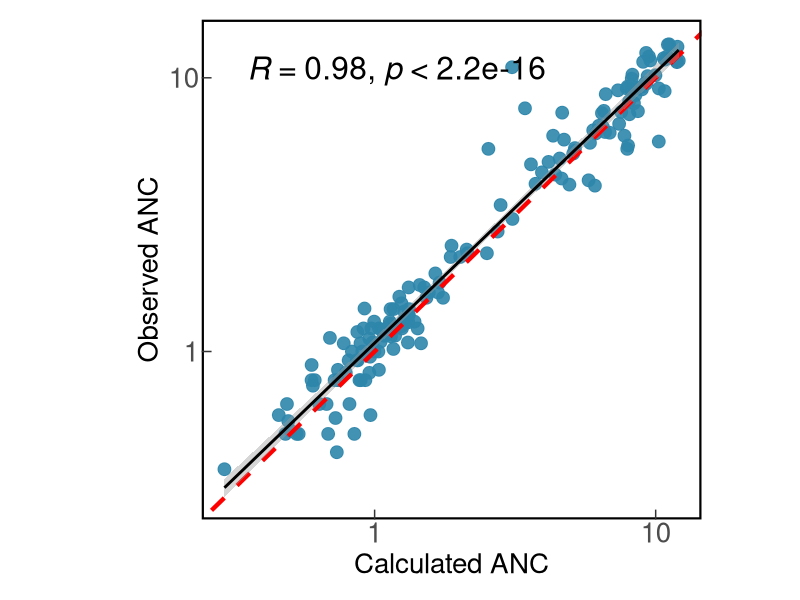

Here is the R script that generated this plot:
# ==============================================================
# main_Figure_S2
# Predicted vs. observed ANC (log-log scale with fixed ticks)
# ==============================================================
# R version : R version 4.5.2 (2025-10-31)
# Required packages:
#   tidyverse 2.0.0
#   ggpubr    (version determined by user environment)
#--------------------------------------------------------------------
# Input : y_obs.csv, y_pred.csv
# Output: Figure/Figure_S2.png (300 dpi)
# ==============================================================
library(tidyverse)
library(ggpubr)

# ----------------------------------------------
# 1. Load raw data (keep NaN for now)
# ----------------------------------------------
# Read CSV, coerce to numeric to avoid parsing errors
true_df <- read.csv("y_obs.csv",  header = FALSE,
                    na.strings = c("NA", "NaN", ""))
pred_df <- read.csv("y_pred.csv", header = FALSE,
                    na.strings = c("NA", "NaN", ""))

true_df <- as.data.frame(lapply(true_df, function(x) as.numeric(as.character(x))))
pred_df <- as.data.frame(lapply(pred_df, function(x) as.numeric(as.character(x))))

# Time points (must match the 6 columns)
times <- c(0, 4, 21, 25, 42, 46)
n_patient <- nrow(true_df)  # number of patients

# ----------------------------------------------
# 2. Flatten to vector form (before dropping NaN)
# ----------------------------------------------
# Rule: expand by "time point -> patient"; both datasets use the same order
true_vec <- as.vector(t(true_df))
pred_vec <- as.vector(t(pred_df))

# Matching patient ID and time point for each entry
patient_vec <- rep(1:n_patient, length(times))
day_vec     <- rep(times, each = n_patient)

# ----------------------------------------------
# 3. Remove indices where the observed value is NaN
# ----------------------------------------------
nan_idx <- which(is.na(true_vec))

true_vec_clean    <- true_vec[-nan_idx]
pred_vec_clean    <- pred_vec[-nan_idx]
patient_vec_clean <- patient_vec[-nan_idx]
day_vec_clean     <- day_vec[-nan_idx]

cat("Total raw points: ",        length(true_vec),        "\n")
cat("NaN points in observed: ",  length(nan_idx),         "\n")
cat("Valid paired points: ",     length(true_vec_clean),  "\n")

# ----------------------------------------------
# 4. Assemble plotting data; drop non-positive values
#    (log scale requires values > 0)
# ----------------------------------------------
df_clean <- data.frame(
  patient    = patient_vec_clean,
  day        = day_vec_clean,
  true_value = true_vec_clean,
  pred_value = pred_vec_clean
) %>%
  filter(true_value > 0, pred_value > 0)

# ----------------------------------------------
# 5. Plot: log-log scale with fixed ticks 0.1 / 1 / 10 / 100
# ----------------------------------------------
p <- ggplot(df_clean, aes(x = pred_value, y = true_value)) +
  geom_point(size = 4, alpha = 0.9, color = "#2E86AB") +
  geom_abline(slope = 1, intercept = 0,
              color = "red", linetype = "dashed", linewidth = 1.5) +
  geom_smooth(method = "lm", color = "black", se = TRUE) +
  stat_cor(label.x.npc = 0.05, label.y.npc = 0.95, size = 8) +
  
  # Log scale with fixed ticks (0 is not valid on log scale; kept for original intent)
  scale_x_log10(breaks = c(0, 1, 10, 100)) +
  scale_y_log10(breaks = c(0, 1, 10, 100)) +
  
  labs(x = "Calculated ANC", y = "Observed ANC") +
  theme_bw() +
  theme(
    text             = element_text(size = 20),
    axis.text        = element_text(size = 20),
    axis.title       = element_text(size = 20),
    axis.ticks.length = unit(-0.25, "cm"),
    panel.border     = element_rect(linewidth = 1.5, color = "black", fill = NA),
    legend.position  = "none",
    panel.grid       = element_blank(),
    plot.margin      = unit(c(0.5, 0.5, 0.5, 1.5), "cm"),
    aspect.ratio     = 1  # fixed aspect ratio for a square plotting box
  )

# ==========================================
# 6. Export (Standardized)
# ==========================================
output_dir <- "Figure"
if (!dir.exists(output_dir)) {
  dir.create(output_dir)
}

out_file <- file.path(output_dir, "Figure_S2.png")

ggsave(
  filename = out_file,
  plot = p,
  width = 6,      # inches; aspect ratio = 1 so height equals width
  height = 6,
  units = "in",
  dpi = 300,
  bg = "white"
)

cat("Saved:", out_file, "\n")
